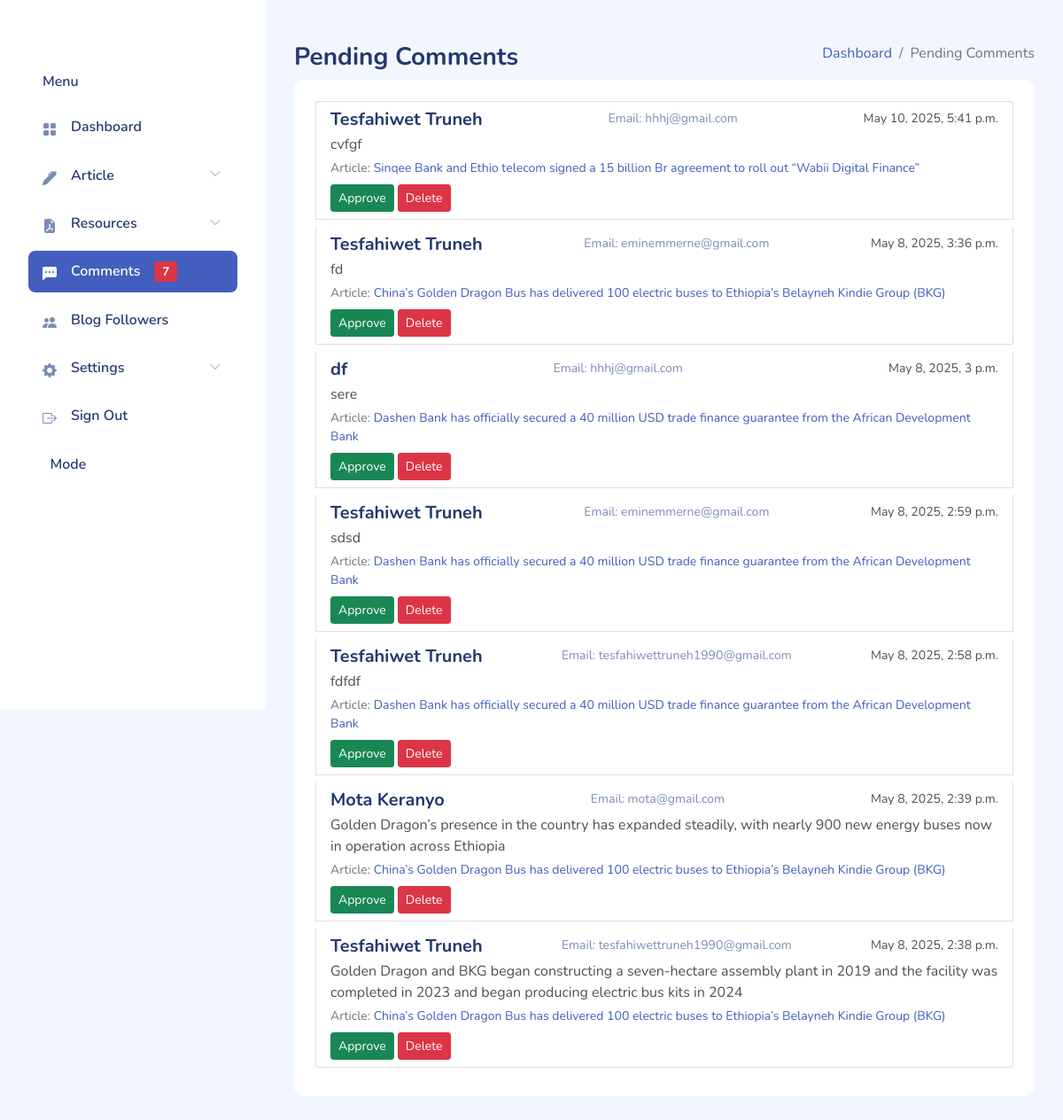
/unapproved-comments/ (signed in), run on the app's committed database.
### admin_app/models.py (models this page shows, shortened)
class Comment(models.Model):
    article = models.ForeignKey(Article, on_delete=models.CASCADE, related_name="comments")
    name = models.CharField(max_length=100, verbose_name="Name")
    email = models.EmailField(verbose_name="Email")
    content = models.TextField(verbose_name="Comment")
    approved = models.BooleanField(default=False, verbose_name="approved")
    created_at = models.DateTimeField(auto_now_add=True)
    class Meta:
        verbose_name = "Comment"
        verbose_name_plural = "Comments"
        ordering = ['-created_at']

class Article(models.Model):
    title = models.CharField(max_length=200)
    slug = models.SlugField(unique=True, blank=True)
    content = models.TextField()
    thumbnail = models.ImageField(upload_to=thumbnail_upload_to)
    news_type = models.CharField(
        max_length=50,
        choices=NEWS_TYPE_CHOICES,
        verbose_name="Article Category"
    )
    created_at = models.DateTimeField(default=timezone.now)
    updated_at = models.DateTimeField(auto_now=True)
    full_content_url = models.URLField(blank=True, null=True, help_text="URL to the full content")
    class Meta:
        ordering = ['-created_at']

### admin_app/views.py (the view)
# urls.py: path('unapproved-comments/', UnapprovedCommentsView.as_view(), name='unapproved-comments-view'),
class UnapprovedCommentsView(AuthRequiredMixin, UnapprovedCommentCountMixin, TemplateView):
    template_name = "admin_templates/unapproved_comments.html"
    paginate_by = 10
    def get_context_data(self, **kwargs):
        context = super().get_context_data(**kwargs)
        unapproved_comments = Comment.objects.filter(approved=False).select_related("article")
        paginator = Paginator(unapproved_comments, self.paginate_by)
        page_number = self.request.GET.get("page")
        try:
            page_obj = paginator.get_page(page_number)
        except PageNotAnInteger:
            page_obj = paginator.page(1)
        except EmptyPage:
            page_obj = paginator.page(paginator.num_pages)
        context["page_obj"] = page_obj
        context["unapproved_comments"] = page_obj.object_list
        return context

### admin_app/mixins.py (called while the page is built)
    def get_context_data(self, **kwargs):
        context = super().get_context_data(**kwargs)
        context['unapproved_comment_count'] = Comment.objects.filter(approved=False).count()
        return context

### admin_app/views.py (called while the page is built)
    def dispatch(self, request, *args, **kwargs):
        if not request.user.is_authenticated:
            return redirect(self.login_url)
        return super().dispatch(request, *args, **kwargs)

### templates/admin_templates/unapproved_comments.html (shortened to what this page needs)
{% extends 'admin_templates/base.html' %}
{% load static %}
{% block 'main-page-content' %}
<div class="page-heading">
    <div class="page-title">
        <div class="row">
            <div class="col-12 col-md-6 order-md-1 order-last">
                <h3>Pending Comments</h3>
            </div>
            <div class="col-12 col-md-6 order-md-2 order-first">
                <nav aria-label="breadcrumb" class="breadcrumb-header float-start float-lg-end">
                    <ol class="breadcrumb">
                        <li class="breadcrumb-item">
                            <a href="{% url 'admin-index-view' %}" hx-get="{% url 'admin-index-view' %}"
                                hx-target="#main-content" hx-swap="innerHTML" hx-push-url="true">Dashboard</a>
                        </li>
                        <li class="breadcrumb-item active" aria-current="page">Pending Comments</li>
                    </ol>
                </nav>
            </div>
        </div>
    </div>
    <section class="section">
        <div class="card">
            <div class="card-body">
                <div class="row">
                    <div class="col-md-12">
                        <div class="list-group">
                            {% if unapproved_comments %}
                                {% for comment in unapproved_comments %}
                                    <div id="comment-{{ comment.id }}" class="list-group-item list-group-item-action mb-2"
                                        hx-target="this"
                                        hx-swap="delete"
                                        hx-on="htmx:afterOnLoad:handleApproveResponse">
                                        <div class="d-flex w-100 justify-content-between">
                                            <h5 class="mb-1">{{ comment.name }}</h5>
                                            <small class="text-muted">Email: {{ comment.email }}</small>
                                            <small>{{ comment.created_at }}</small>
                                        </div>
                                        <p class="mb-1">{{ comment.content }}</p>
                                        <div class="mt-1 text-secondary small">
                                            Article:
                                            <a href="{% url 'view-article' comment.article.slug %}" target="_blank">
                                                {{ comment.article.title }}
                                            </a>
                                        </div>
                                        <div class="mt-2">
                                            <a
                                                hx-post="{% url 'approve-comment' comment.id %}"
                                                hx-trigger="click"
                                                hx-headers='{"X-CSRFToken": "{{ csrf_token }}"}'
                                                class="btn btn-sm btn-success"
                                            >
                                                Approve
                                            </a>
                                            <a
                                                hx-post="{% url 'delete-comment' comment.id %}"
                                                hx-trigger="click"
                                                hx-headers='{"X-CSRFToken": "{{ csrf_token }}"}'
                                                hx-swap="delete"
                                                class="btn btn-sm btn-danger"
                                                data-comment-id="{{ comment.id }}"
                                            >
                                                Delete
                                            </a>
                                        </div>
                                    </div>
                                {% endfor %}
                            {% else %}
                                <div class="alert alert-danger">
                                    No pending comments to display.
                                </div>
                            {% endif %}
                        </div>
                    </div>
                </div>
            </div>
        </div>
    </section>
</div>
{% endblock %}

### static/admin_statics/main.css (style rules this page uses)
.btn.btn-danger, .btn.btn-info, .btn.btn-primary, .btn.btn-secondary, .btn.btn-success, .btn.btn-warning { color: #fff; }
.card { margin-bottom: 2.2rem; border: none; }
.card .card-body { padding: 1.5rem; }
.page-heading { margin: 0 0 2rem; }
.page-heading h3 { font-weight: 700; }
a { text-decoration: none; }

### data on the page
Comment: name "Tesfahiwet Truneh", email "hhhj@gmail.com", created_at "May 10, 2025, 5:41 p.m.", content "cvfgf", article "Sinqee Bank and Ethio telecom signed a 15 billion Br agreement to roll out “Wabii Digital Finance”"
Comment: name "Tesfahiwet Truneh", email "eminemmerne@gmail.com", created_at "May 8, 2025, 3:36 p.m.", content "fd", article "China’s Golden Dragon Bus has delivered 100 electric buses to Ethiopia’s Belayneh Kindie Group (BKG)"
Comment: name "df", email "hhhj@gmail.com", created_at "May 8, 2025, 3 p.m.", content "sere", article "Dashen Bank has officially secured a 40 million USD trade finance guarantee from the African Development Bank"
Comment: name "Tesfahiwet Truneh", email "eminemmerne@gmail.com", created_at "May 8, 2025, 2:59 p.m.", content "sdsd", article "Dashen Bank has officially secured a 40 million USD trade finance guarantee from the African Development Bank"
Comment: name "Tesfahiwet Truneh", email "tesfahiwettruneh1990@gmail.com", created_at "May 8, 2025, 2:58 p.m.", content "fdfdf", article "Dashen Bank has officially secured a 40 million USD trade finance guarantee from the African Development Bank"
Comment: name "Mota Keranyo", email "mota@gmail.com", created_at "May 8, 2025, 2:39 p.m.", content "Golden Dragon’s presence in the country has expanded steadily, with nearly 900 new energy buses now in operation across Ethiopia", article "China’s Golden Dragon Bus has delivered 100 electric buses to Ethiopia’s Belayneh Kindie Group (BKG)"
Comment: name "Tesfahiwet Truneh", email "tesfahiwettruneh1990@gmail.com", created_at "May 8, 2025, 2:38 p.m.", content "Golden Dragon and BKG began constructing a seven-hectare assembly plant in 2019 and the facility was completed in 2023 and began producing electric bus kits in 2024", article "China’s Golden Dragon Bus has delivered 100 electric buses to Ethiopia’s Belayneh Kindie Group (BKG)"

### other printed values
{{ unapproved_comment_count }} "7"
